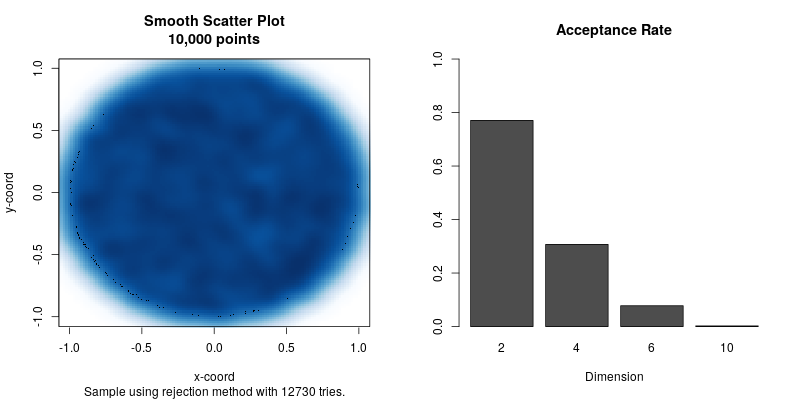

The script that saved this image:

sample_from_ball <- function(n, dim = 2) {
  
  ans    <- matrix(ncol=dim, nrow=n)
  ntries <- 0
  i      <- 1
  
  while (i < n) {
    
    # Number of tries
    ntries <- ntries + 1
    
    # Drawing a vector of size d
    v <- runif(dim, -1, 1)
    
    if (sum(v^2) <= 1) {
      ans[i,] <- v
      i <- i + 1
    }

  }
  
  list(
    points = ans,
    ntries = ntries
  )
  
  
}

set.seed(123)
ans <- sample_from_ball(10000, 2)

# Measuring time

d2 <- sample_from_ball(1e3, 2)
d4 <- sample_from_ball(1e3, 4)
d6 <- sample_from_ball(1e3, 6)
d10 <- sample_from_ball(1e3, 10)

graphics.off()
png("projects/rejection/rejection.png", width = 800, height = 400)
op <- par(mfrow=c(1, 2))
smoothScatter(
  ans$points, xlab = "x-coord", ylab = "y-coord",
  main="Smooth Scatter Plot\n10,000 points",
  sub = sprintf("Sample using rejection method with %i tries.",ans$ntries)
  )
barplot(
  cbind("2" = 1e3/d2$ntries, "4" = 1e3/d4$ntries, "6" = 1e3/d6$ntries, "10" = 1e3/d10$ntries),
  ylim = c(0, 1),
  xlab = "Dimension",
  main = "Acceptance Rate"
  )
par(op)
dev.off()
